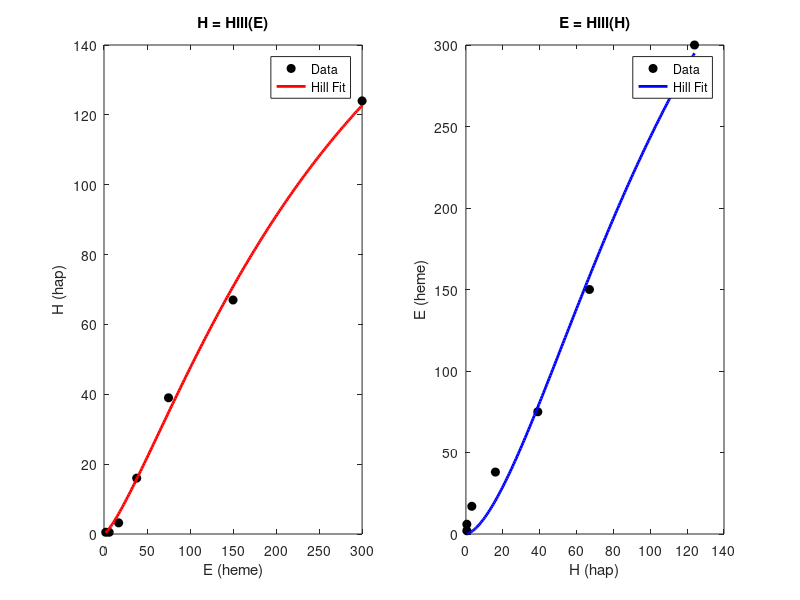
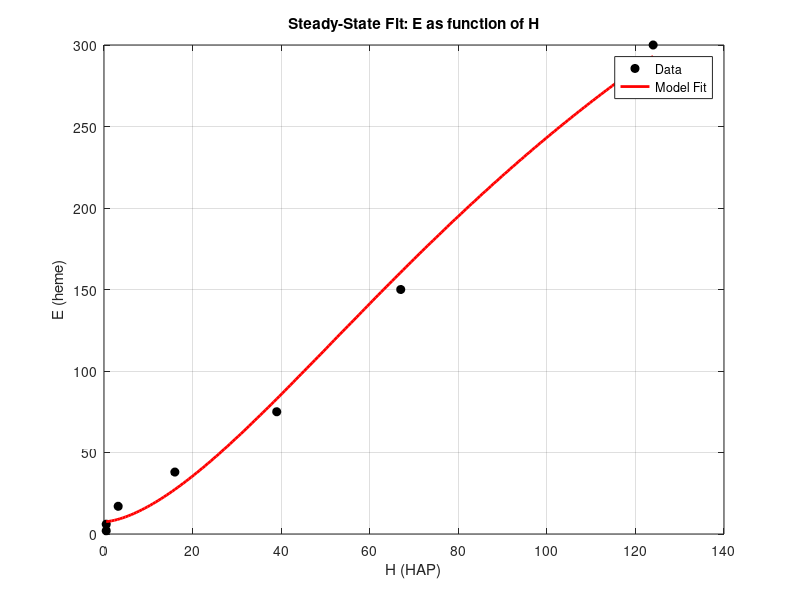

Reproduce these figures in MATLAB, in order.
% Provided data
E_data = [2,6,17,38,75,150,300];   % heme (independent for H vs E)
H_data = [0.5,0.5,3.2,16,39,67,124]; % hap  (dependent for H vs E)

% --- Fit H as a function of E: H = Vmax1 * E^n2 / (Km2^n2 + E^n2) ---
hillFun_HE = @(params, E) params(1) * (E.^params(3)) ./ (params(2).^params(3) + E.^params(3));
initParams_HE = [max(H_data), median(E_data), 2]; % [Vmax1, Km2, n2]
lb_HE = [0, 0, 0.5];
ub_HE = [2*max(H_data), 2*max(E_data), 10];

params_HE = lsqcurvefit(hillFun_HE, initParams_HE, E_data, H_data, lb_HE, ub_HE);

Vmax1 = params_HE(1);
Km2   = params_HE(2);
n2    = params_HE(3);

fprintf('Fit for H = Vmax1 * E^{n2} / (Km2^{n2} + E^{n2}):\n');
fprintf('  Vmax1 = %.4f\n  Km2 = %.4f\n  n2 = %.4f\n', Vmax1, Km2, n2);

% --- Fit E as a function of H: E = Vmax2 * H^n5 / (Km5^n5 + H^n5) ---
hillFun_EH = @(params, H) params(1) * (H.^params(3)) ./ (params(2).^params(3) + H.^params(3));
initParams_EH = [max(E_data), median(H_data), 2]; % [Vmax2, Km5, n5]
lb_EH = [0, 0, 0.5];
ub_EH = [2*max(E_data), 2*max(H_data), 10];

params_EH = lsqcurvefit(hillFun_EH, initParams_EH, H_data, E_data, lb_EH, ub_EH);

Vmax2 = params_EH(1);
Km5   = params_EH(2);
n5    = params_EH(3);

fprintf('Fit for E = Vmax2 * H^{n5} / (Km5^{n5} + H^{n5}):\n');
fprintf('  Vmax2 = %.4f\n  Km5 = %.4f\n  n5 = %.4f\n', Vmax2, Km5, n5);

% --- Plotting both fits ---
E_fit = linspace(min(E_data), max(E_data), 200);
H_fit = linspace(min(H_data), max(H_data), 200);

figure;
subplot(1,2,1);
plot(E_data, H_data, 'ko', 'MarkerFaceColor','k'); hold on;
plot(E_fit, hillFun_HE(params_HE, E_fit), 'r-', 'LineWidth',2);
xlabel('E (heme)'); ylabel('H (hap)');
title('H = Hill(E)');
legend('Data','Hill Fit');

subplot(1,2,2);
plot(H_data, E_data, 'ko', 'MarkerFaceColor','k'); hold on;
plot(H_fit, hillFun_EH(params_EH, H_fit), 'b-', 'LineWidth',2);
xlabel('H (hap)'); ylabel('E (heme)');
title('E = Hill(H)');
legend('Data','Hill Fit');
% After fitting, for H as a function of E:
Vmax1 = params_HE(1);   % Vmax for H = Hill(E)

% For E as a function of H:
Vmax2 = params_EH(1);   % Vmax for E = Hill(H)

fprintf('Vmax for H = Hill(E): %.4f\n', Vmax1);
fprintf('Vmax for E = Hill(H): %.4f\n', Vmax2);



% Known parameters from previous fit
k7 = 600;      % Vmax2 from your previous Hill fit
n5 = 1.6158;      % Hill coefficient from previous fit
Km5 = 126.6173;     % Km from previous fit

% Model function for E as a function of H, k8, and k9
modelFun = @(params, H) (k7 * (H.^n5 ./ (H.^n5 + Km5.^n5)) + params(1)) ./ params(2);
% params(1) = k8, params(2) = k9

% Initial guesses for [k8, k9]
initParams = [1, 1];

% Fit k8 and k9 using lsqcurvefit
paramsFit = lsqcurvefit( ...
    modelFun, ...
    initParams, ...
    H_data, ...
    E_data ...
);

k8 = paramsFit(1);
k9 = paramsFit(2);

fprintf('Fitted steady-state parameters:\n');
fprintf('k8 = %.4f\n', k8);
fprintf('k9 = %.4f\n', k9);

% Optional: Plot fit
H_fit = linspace(min(H_data), max(H_data), 200);
E_fit = modelFun(paramsFit, H_fit);

figure;
plot(H_data, E_data, 'ko', 'MarkerFaceColor', 'k'); hold on;
plot(H_fit, E_fit, 'r-', 'LineWidth', 2);
xlabel('H (HAP)'); ylabel('E (heme)');
title('Steady-State Fit: E as function of H');
legend('Data', 'Model Fit');
grid on;
